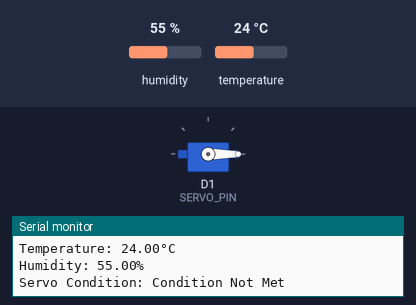
A sketch run on a simulated ESP8266 (NodeMCU). On the bench: servo, the last lines printed to the serial monitor. Inputs (shaded band) come from the test bench; at power-on: temperature 24 °C, humidity 55 %. WiFi joins after 1.5 s; servers stay silent unless stated.

Above: at 3.2 s.
3.3 s: temperature set to 26 °C
5.2 s: temperature set to 29 °C
At 6.38 s:
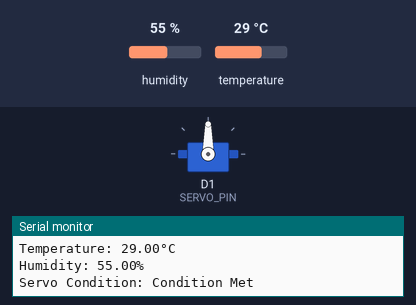
11.2 s: temperature set to 12 °C
At 11.8 s:
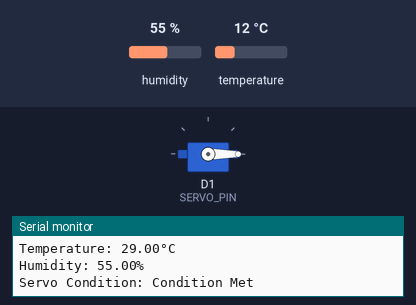
12.7 s: temperature set to 28 °C
At 15.9 s:
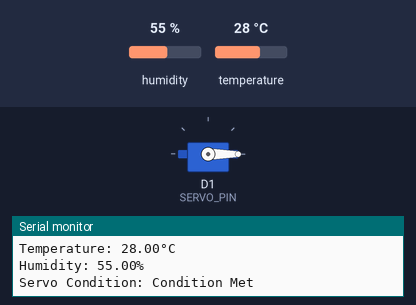
Timing chart, 0 to 19.7 s (numbered marks = the images above; inputs shaded):
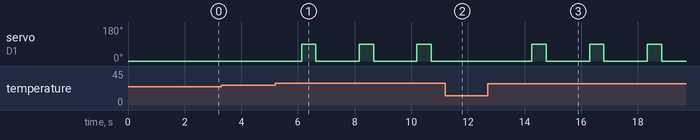

The sketch:

Servo_NhietDo.ino
```cpp
#include <ESP8266WiFi.h>
#include <ESPAsyncTCP.h>
#include <ESPAsyncWebServer.h>
#include <Servo.h>
#include "DHT.h" // Thư viện cho DHT11

// Thông tin WiFi
const char *ssid = "D320";
const char *password = "20012005";

// Định nghĩa chân cho cảm biến DHT và servo
#define DHT_PIN D5
#define DHT_TYPE DHT11
#define SERVO_PIN D1

// Tạo đối tượng DHT và Servo
DHT dht(DHT_PIN, DHT_TYPE);
Servo myServo;

// Biến nhiệt độ và độ ẩm
float temperature = 0;
float humidity = 0;

// Góc servo cho các điều kiện
int angleConditionMet = 90;   // Góc khi điều kiện thỏa
int angleConditionNotMet = 0; // Góc khi điều kiện không thỏa

// Tạo web server
AsyncWebServer server(80);

// Hàm đọc dữ liệu từ cảm biến DHT
void readDHTSensor() {
  temperature = dht.readTemperature(); // Đọc nhiệt độ
  humidity = dht.readHumidity();       // Đọc độ ẩm
  if (isnan(temperature) || isnan(humidity)) {
    Serial.println("Failed to read from DHT sensor!");
    temperature = 0;
    humidity = 0;
  }
}

// HTML giao diện web
const char index_html[] PROGMEM = R"rawliteral(
<!DOCTYPE html>
<html>
<head>
  <title>Servo Control</title>
  <meta name="viewport" content="width=device-width, initial-scale=1">
</head>
<body>
  <h1>Servo Control</h1>
  <p>Temperature: <span id="temperature">%TEMP%</span> &deg;C</p>
  <p>Humidity: <span id="humidity">%HUM%</span> %</p>
  <form id="servoForm">
    <label for="angleMet">Angle when condition met (0-180): </label>
    <input type="number" name="angleMet" min="0" max="180" required>
    <br>
    <label for="angleNotMet">Angle when condition not met (0-180): </label>
    <input type="number" name="angleNotMet" min="0" max="180" required>
    <br>
    <input type="submit" value="Update">
  </form>
  <script>
    document.getElementById('servoForm').addEventListener('submit', function (e) {
      e.preventDefault();
      const formData = new FormData(this);
      fetch("/", {
        method: "POST",
        body: formData
      }).then(response => response.text()).catch(error => console.error("Error:", error));
    });

    setInterval(function() {
      fetch("/status")
        .then(response => response.json())
        .then(data => {
          document.getElementById("temperature").innerHTML = data.temperature;
          document.getElementById("humidity").innerHTML = data.humidity;
        })
        .catch(error => console.error("Error:", error));
    }, 2000);
  </script>
</body>
</html>
)rawliteral";

// Hàm xử lý HTML
String processor(const String &var) {
  if (var == "TEMP") {
    return String(temperature);
  } else if (var == "HUM") {
    return String(humidity);
  }
  return String();
}

void initWiFi() {
  WiFi.mode(WIFI_STA);
  WiFi.begin(ssid, password);
  Serial.print("Connecting to WiFi");
  while (WiFi.status() != WL_CONNECTED) {
    Serial.print('.');
    delay(1000);
  }
  Serial.println("\nConnected to WiFi! IP Address: ");
  Serial.println(WiFi.localIP());
}

void setup() {
  // Khởi tạo Serial Monitor
  Serial.begin(9600);

  // Khởi tạo cảm biến DHT
  dht.begin();

  // Khởi tạo kết nối WiFi
  initWiFi();

  // Khởi tạo Servo
  myServo.attach(SERVO_PIN);
  myServo.write(angleConditionNotMet); // Servo khởi đầu ở góc không thỏa

  // Web server routes
  server.on("/", HTTP_GET, [](AsyncWebServerRequest *request) {
    request->send_P(200, "text/html", index_html, processor);
  });

  server.on("/status", HTTP_GET, [](AsyncWebServerRequest *request) {
    String jsonResponse = "{\"temperature\":\"" + String(temperature) + "\",\"humidity\":\"" + String(humidity) + "\"}";
    request->send(200, "application/json", jsonResponse);
  });

  server.on("/", HTTP_POST, [](AsyncWebServerRequest *request) {
    if (request->hasParam("angleMet", true) && request->hasParam("angleNotMet", true)) {
      angleConditionMet = request->getParam("angleMet", true)->value().toInt();
      angleConditionNotMet = request->getParam("angleNotMet", true)->value().toInt();

      angleConditionMet = constrain(angleConditionMet, 0, 180);
      angleConditionNotMet = constrain(angleConditionNotMet, 0, 180);

      Serial.print("Updated angles -> Met: ");
      Serial.print(angleConditionMet);
      Serial.print(", Not Met: ");
      Serial.println(angleConditionNotMet);
    }
    request->send(200, "text/plain", "Angles updated");
  });

  server.begin();
}

void loop() {
  static unsigned long lastDHTRead = 0;
  const unsigned long DHTInterval = 2000; // Đọc cảm biến DHT mỗi 2 giây

  // Đọc cảm biến DHT theo chu kỳ
  if (millis() - lastDHTRead >= DHTInterval) {
    lastDHTRead = millis();
    readDHTSensor();

    // Điều chỉnh servo dựa trên nhiệt độ
    if (temperature > 27) {
      myServo.write(angleConditionMet); // Góc khi điều kiện thỏa
    } else {
      myServo.write(angleConditionNotMet); // Góc khi điều kiện không thỏa
    }

    Serial.print("Temperature: ");
    Serial.print(temperature);
    Serial.println("°C");
    Serial.print("Humidity: ");
    Serial.print(humidity);
    Serial.println("%");
    Serial.print("Servo Condition: ");
    Serial.println(temperature > 27 ? "Condition Met" : "Condition Not Met");
  }
  delay(500);
  myServo.write(0);
  delay(500);
}
```

Measured:
- the behaviour switches between 27 and 28 °C on temperature (found by bisection; images 0 and 1)
- after the input at 5.2 s, servo on D1 (SERVO_PIN): alternates 90° for 0.51 s and 0° for 1.5 s, starting after 0.93 s
- after the input at 11.2 s, servo on D1 (SERVO_PIN): stays 0° (without the input it goes to 90° after 1.0 s)
- after the input at 12.7 s, servo on D1 (SERVO_PIN): alternates 90° for 0.51 s and 0° for 1.5 s, starting after 1.6 s
